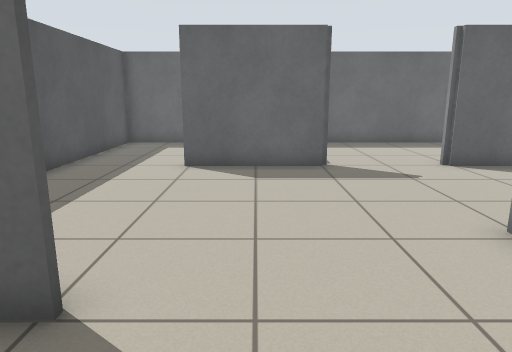
View 1 (above)

14 first-person views from a walk through a Stage world. The camera is 1 m above the floor, tilts 12° down and sees 70° across. The lines on the ground mark 1 m squares. The floor is counted in squares, 0.5 m on a side. Each view is taken from the middle of a square. On the plan, view 1 faces up. The plan holds only what a view shows up to about 19 squares ahead; the rest is blank. The place goes on beyond the plan. Robots are left out.

View 2
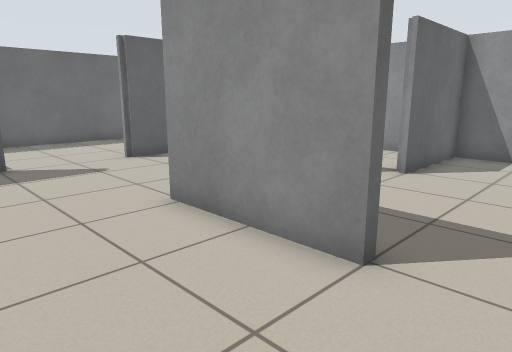

View 3
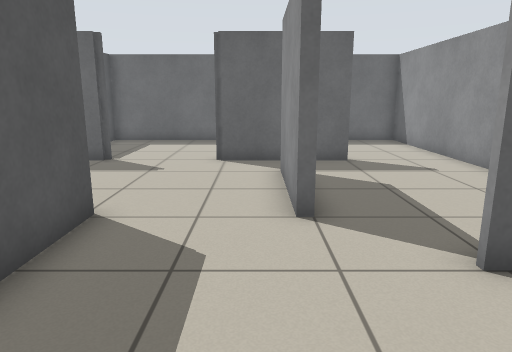

View 4
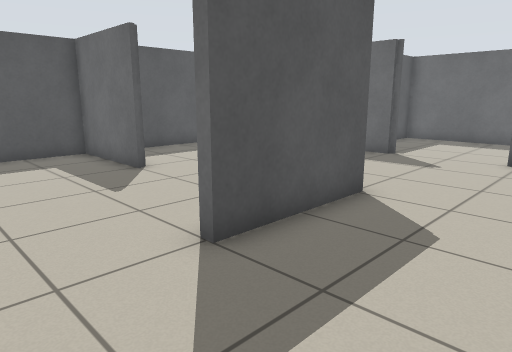

View 5
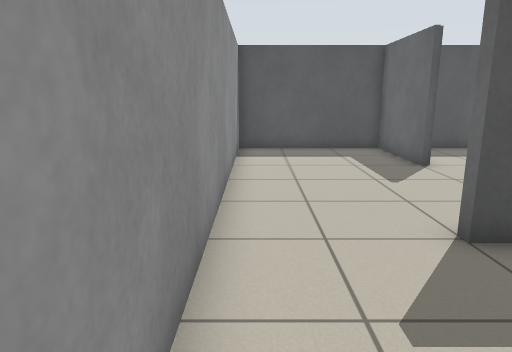

View 6
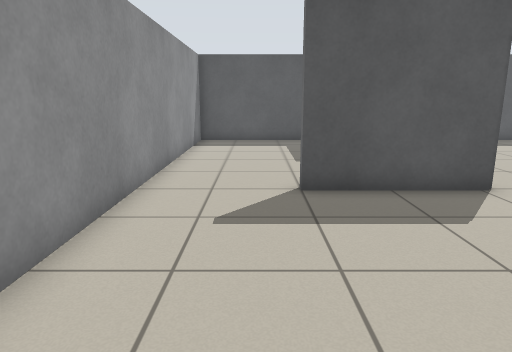

View 7
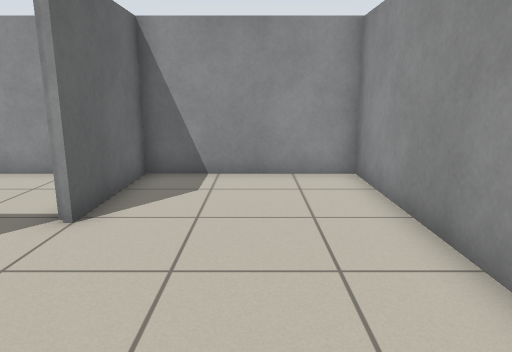

View 8
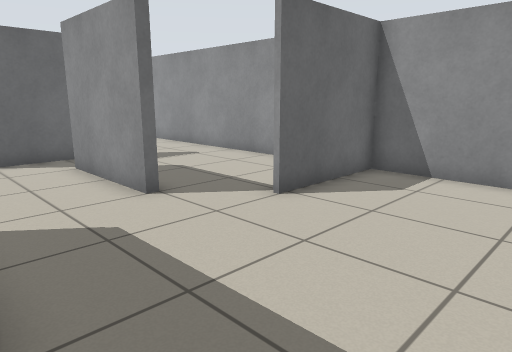

View 9
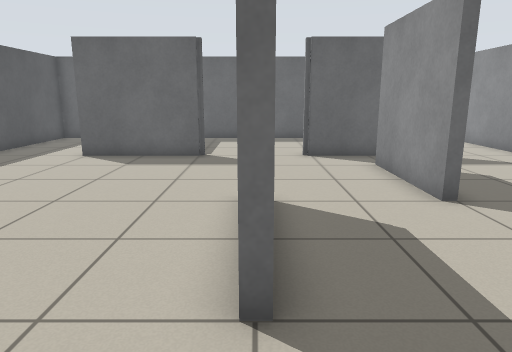

View 10
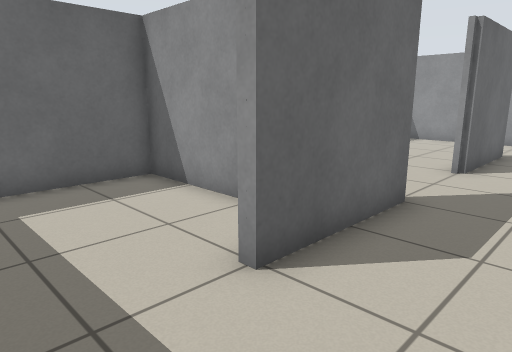

View 11
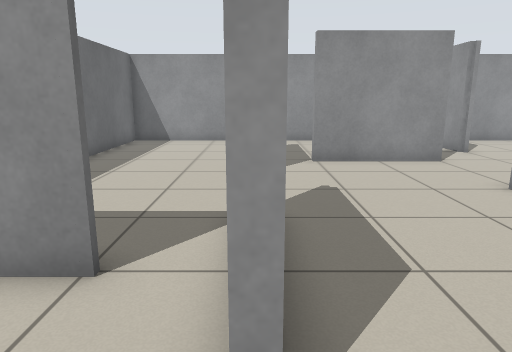

View 12
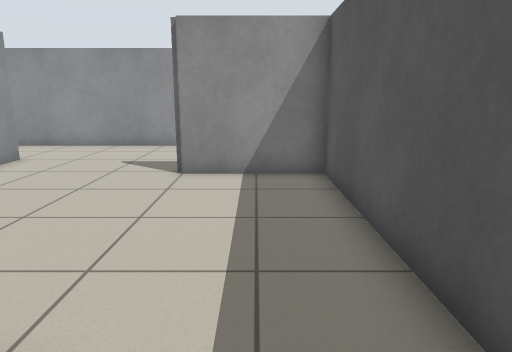

View 13
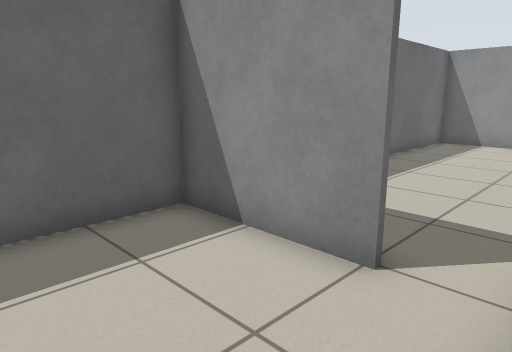

View 14
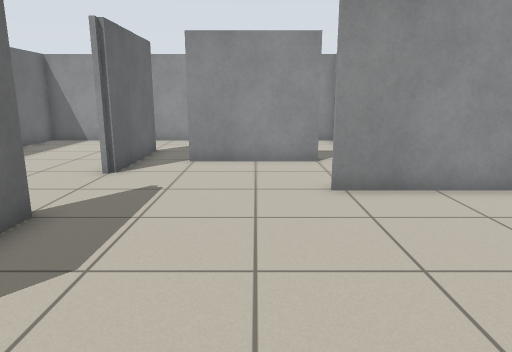

### Floor plan
Ten units are one square. View 1 is at (0, 0); x grows to the right and y downward. Boxes are objects, and circles mark ways between rooms. Rooms are numbered by the first view taken in them; rooms with no view inside come last. Other rooms are left out.
<svg viewBox="-63 -173 205 205">
<path fill="none" stroke="#000" d="M42 -54 42 -10 38 -10 38 -54M81 -50 77 -50 77 -92M20 -112 20 -108 -22 -108 -22 -112M101 -108 59 -108 59 -112M137 -32 137 -116M-58 -116 -58 -33 -18 -33 -18 -30 -58 -30 -58 27 137 27 137 -30 97 -30 97 -33 110 -33M-2 -128 -2 -168 -58 -168 -58 -116M137 -116 137 -168 2 -168 2 -156"/>
<circle cx="-40" cy="-110" r="3" fill="#2a7"/>
<circle cx="120" cy="-110" r="3" fill="#2a7"/>
<circle cx="40" cy="-110" r="3" fill="#2a7"/>
<circle cx="0" cy="-120" r="3" fill="#2a7"/>
<text x="30" y="-40">1</text>
<text x="-30" y="-140">2</text>
<text x="70" y="-140">3</text>
</svg>
Room 1 opens to room 2. Room 1 opens to room 3. Room 2 opens to room 3.

Where each view was taken, in squares from view 1:
view 1: 0 up, 0 right, facing up
view 2: 1 down, 0 right, facing up-right
view 3: 1 down, 7 right, facing up
view 4: 2 down, 8 right, facing up-left
view 5: 2 down, 9 right, facing left
view 6: 0 up, 12 right, facing left
view 7: 0 up, 4 right, facing right
view 8: 2 down, 4 right, facing up-right
view 9: 2 down, 4 right, facing up
view 10: 8 up, 5 left, facing up-right
view 11: 11 up, 4 left, facing right
view 12: 13 up, 4 left, facing down
view 13: 11 up, 4 left, facing up-right
view 14: 7 up, 4 left, facing right
